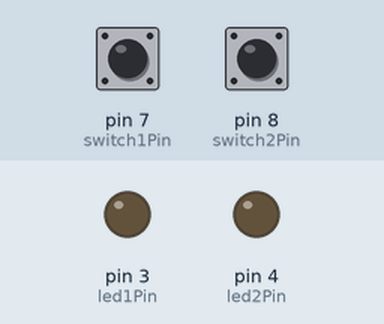
The sketch below on a simulated Arduino Uno, built with avr-gcc and run on an emulated ATmega328P. Parts: output pins drawn as LEDs (lit = HIGH). The inputs (shaded band) are chosen by the test bench; at power-on: pin 7 (switch1Pin) LOW, pin 8 (switch2Pin) LOW.

Above: at 1.2 s.
1.3 s: pin 7 (switch1Pin) pulled HIGH for 0.15 s
At 1.37 s:
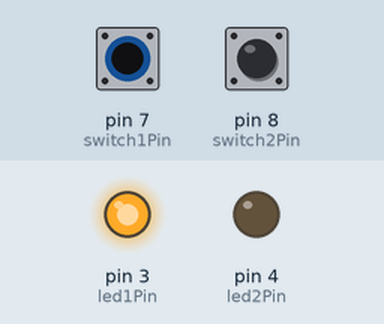
2.9 s: pin 8 (switch2Pin) pulled HIGH for 0.15 s
At 2.97 s:
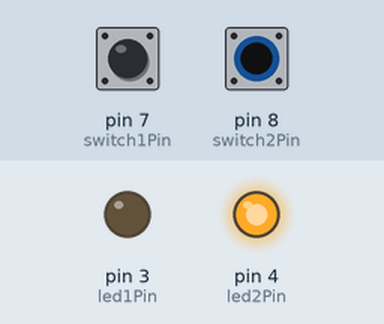
4.5 s: pin 8 (switch2Pin) pulled HIGH for 3.2 s
At 8.9 s:
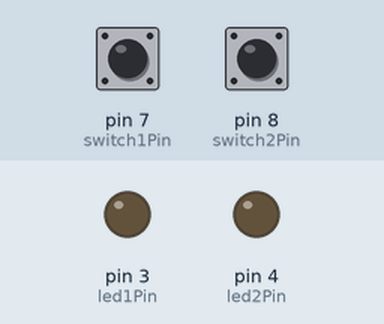
9.2 s: pin 7 (switch1Pin) pulled HIGH for 3.2 s
At 10.1 s:
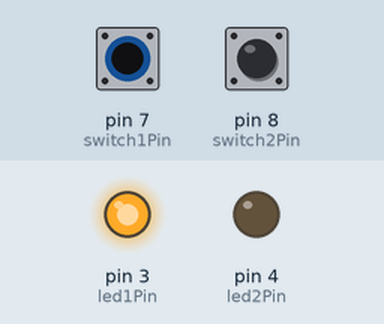
13.9 s: pin 7 (switch1Pin) driven HIGH and pin 8 (switch2Pin) driven HIGH
At 14.9 s:
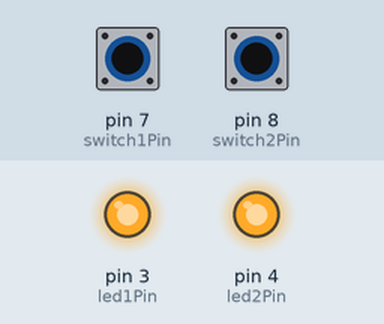
Timing chart, 0 to 16.4 s (numbered marks = the images above; inputs shaded):
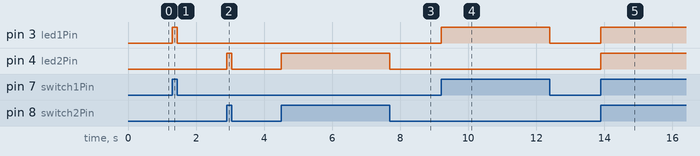

The sketch:

land_slide_sensor.ino
```cpp
// Define the pin numbers
const int switch1Pin = 7; // Pin for first switch
const int switch2Pin = 8; // Pin for second switch
const int led1Pin = 3;    // Pin for first LED
const int led2Pin = 4;    // Pin for second LED

void setup() {
  // Set switch pins as inputs
  pinMode(switch1Pin, INPUT);
  pinMode(switch2Pin, INPUT);

  // Set LED pins as outputs
  pinMode(led1Pin, OUTPUT);
  pinMode(led2Pin, OUTPUT);
}

void loop() {
  // Read the state of the switches
  int switch1State = digitalRead(switch1Pin);
  int switch2State = digitalRead(switch2Pin);

  // If the first switch is pressed, turn on LED1
  if (switch1State == HIGH) {
    digitalWrite(led1Pin, HIGH);
  } else {
    digitalWrite(led1Pin, LOW);
  }

  // If the second switch is pressed, turn on both LEDs
  if (switch2State == HIGH) {
    digitalWrite(led2Pin, HIGH);
  } else {
    digitalWrite(led2Pin, LOW);
  }
}
```

Measured:
- after the input at 1.3 s, pin 3 (led1Pin): LOW → HIGH at once, → LOW 0.15 s later
- after the input at 2.9 s, pin 4 (led2Pin): LOW → HIGH at once, → LOW 0.15 s later
- after the input at 4.5 s, pin 4 (led2Pin): LOW → HIGH at once, → LOW 3.2 s later
- after the input at 9.2 s, pin 3 (led1Pin): LOW → HIGH at once, → LOW 3.2 s later
- after the input at 13.9 s, pin 3 (led1Pin), pin 4 (led2Pin): LOW → HIGH at once
